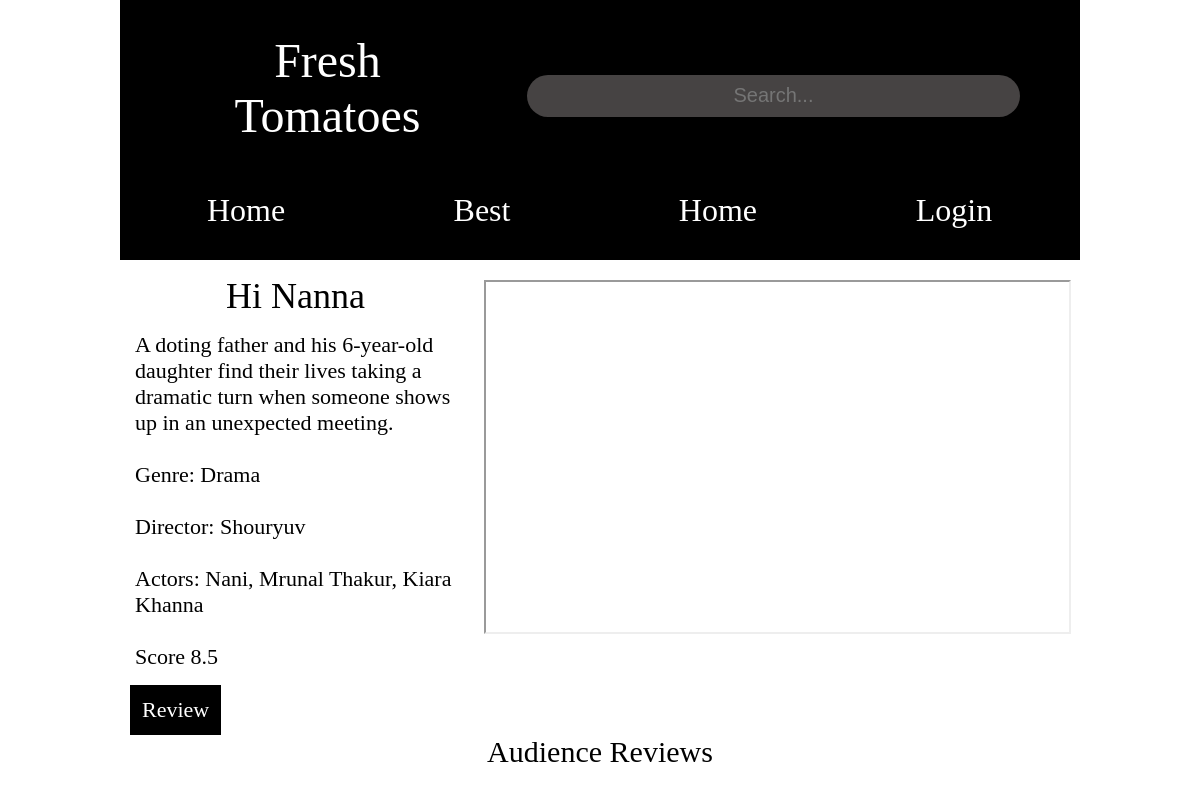
Page /review_theatre/0 on the committed database.
### home/models.py (models this page shows)
class movies_theatre(models.Model):
    GENRE=(("Action","Action"),("Adventure","Adventure"),("Horror","Horror"),("Rom-Com","Rom-Com"),("Romantic","Romantic"),("Slice of life","Slice of life"),("Drama","Drama"),("Thriller","Thriller"),("Sci-fi","Sci-fi"),("Crime","Crime"),("Comedy","Comedy"),("Fantasy","Fantasy"),("Animated","Animated"))
    name=models.CharField(max_length=50)
    synopsis=models.CharField(max_length=300)
    director=models.CharField(max_length=20)
    actors=models.CharField(max_length=200)
    genre=models.CharField(max_length=20,choices=GENRE)
    rating=models.CharField(max_length=4)
    trailer=models.CharField(max_length=250)
    img=models.CharField(max_length=150)
    slug=models.SlugField(default="", null=False)
    vno=models.IntegerField(default="2")

### home/views.py (the view)
# urls.py: path('review_theatre/<slug:n>', views.review_page_theatre.as_view() , name="review_theatre"),
class review_page_theatre(View):
    def get(self,request,n=None):
        return render(request, "Review.html",context={"ctx":movies_theatre.objects.all().values()[int(n)],"reviews":user_review.objects.all().values()})

### home/templates/Review.html (shortened to what this page needs)
{% extends "base.html" %}
{%block css%}<link href="../static/CSS/Review.css" rel="stylesheet">{% endblock %}
{%block template%}
    <div class="Movie_Ratingd">
        <div>
            {{ ctx.name }}
            <div class="Ratings">
                {{ ctx.synopsis }}<br><br>
                Genre: {{ ctx.genre }}<br><br>
                Director: {{ ctx.director }}<br><br>
                Actors: {{ ctx.actors }}<br><br>
                Score {{ ctx.rating }}
            </div>
        </div>
        <div class="Movie">
            <iframe width="100%" height="100%" src="{{ ctx.trailer }}"></iframe>
        </div>
    </div>
    <div class="pc_review">
        {% if user.is_authenticated %}
            <div class="review_button">
                    <a href="{% url 'user_review_page' ctx.vno ctx.slug %}">Review</a>
            </div>
        {% else %}
            <div class="review_button">
                <a href="{% url 'login' %}">Review</a>
            </div>
        {% endif %}
    </div>
    <div class="Reviews">
        <p>Audience Reviews</p>
    </div>
{% endblock %}

### home/static/CSS/base.css (style rules this page uses)
@media screen and (min-width:480px) { body { width: 80%; margin: auto; } }
@media screen and (min-width:480px) { a:link { color: white; text-decoration: none; } }

### home/static/CSS/Review.css (style rules this page uses)
@media screen and (min-width: 480px) { .Reviews { margin: 15px 0px; font-size: 32px; } }
@media screen and (min-width: 480px) { .Movie_Ratingd { display:flex; justify-content:space-between; font-size: 36px; text-align: center; margin-top: 15px; } }
@media screen and (min-width: 480px) { .Ratings { font-size: 22px; margin: 15px 15px; text-align: left; } }
@media screen and (min-width: 480px) { .Reviews p { text-align: center; font-size: 30px; margin-top: 0; margin-bottom:10px; } }
@media screen and (min-width: 480px) { .Reviews { width:90%; margin: auto; } }
@media screen and (min-width: 480px) { .Movie { height:350px; width:2000px; padding: 5px; margin: 0 8px; } }
@media screen and (min-width: 480px) { .review_button { background-color: black; width:fit-content; padding: 12px; color: white; font-size:22px ; margin-left: 10px; } }

### rows in the picture
movies_theatre: name "Hi Nanna", synopsis "A doting father and his 6-year-old daughter find their lives taking a dramatic turn when someone shows up in an unexpected meeting.", genre "Drama", director "Shouryuv", actors "Nani, Mrunal Thakur, Kiara Khanna", rating "8.5"
